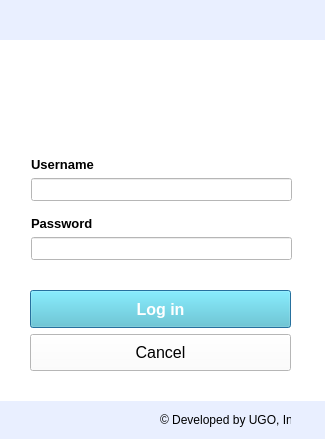
<?xml version="1.0" encoding="UTF-8"?>
<ui version="4.0">
 <class>dlgLogin</class>
 <widget class="QDialog" name="dlgLogin">
  <property name="windowModality">
   <enum>Qt::NonModal</enum>
  </property>
  <property name="geometry">
   <rect>
    <x>0</x>
    <y>0</y>
    <width>325</width>
    <height>439</height>
   </rect>
  </property>
  <property name="palette">
   <palette>
    <active>
     <colorrole role="Base">
      <brush brushstyle="SolidPattern">
       <color alpha="255">
        <red>255</red>
        <green>255</green>
        <blue>255</blue>
       </color>
      </brush>
     </colorrole>
     <colorrole role="Window">
      <brush brushstyle="SolidPattern">
       <color alpha="255">
        <red>255</red>
        <green>255</green>
        <blue>255</blue>
       </color>
      </brush>
     </colorrole>
     <colorrole role="Highlight">
      <brush brushstyle="SolidPattern">
       <color alpha="255">
        <red>59</red>
        <green>190</green>
        <blue>205</blue>
       </color>
      </brush>
     </colorrole>
    </active>
    <inactive>
     <colorrole role="Base">
      <brush brushstyle="SolidPattern">
       <color alpha="255">
        <red>255</red>
        <green>255</green>
        <blue>255</blue>
       </color>
      </brush>
     </colorrole>
     <colorrole role="Window">
      <brush brushstyle="SolidPattern">
       <color alpha="255">
        <red>255</red>
        <green>255</green>
        <blue>255</blue>
       </color>
      </brush>
     </colorrole>
     <colorrole role="Highlight">
      <brush brushstyle="SolidPattern">
       <color alpha="255">
        <red>59</red>
        <green>190</green>
        <blue>205</blue>
       </color>
      </brush>
     </colorrole>
    </inactive>
    <disabled>
     <colorrole role="Base">
      <brush brushstyle="SolidPattern">
       <color alpha="255">
        <red>255</red>
        <green>255</green>
        <blue>255</blue>
       </color>
      </brush>
     </colorrole>
     <colorrole role="Window">
      <brush brushstyle="SolidPattern">
       <color alpha="255">
        <red>255</red>
        <green>255</green>
        <blue>255</blue>
       </color>
      </brush>
     </colorrole>
     <colorrole role="Highlight">
      <brush brushstyle="SolidPattern">
       <color alpha="255">
        <red>51</red>
        <green>153</green>
        <blue>255</blue>
       </color>
      </brush>
     </colorrole>
    </disabled>
   </palette>
  </property>
  <property name="windowTitle">
   <string>Log in</string>
  </property>
  <property name="windowIcon">
   <iconset>
    <normaloff>images/logo-blue.png</normaloff>images/logo-blue.png</iconset>
  </property>
  <widget class="QWidget" name="widget" native="true">
   <property name="geometry">
    <rect>
     <x>-10</x>
     <y>0</y>
     <width>341</width>
     <height>451</height>
    </rect>
   </property>
   <property name="styleSheet">
    <string notr="true">background-color: rgb(233, 239, 255);</string>
   </property>
   <widget class="QWidget" name="widget_2" native="true">
    <property name="geometry">
     <rect>
      <x>0</x>
      <y>40</y>
      <width>341</width>
      <height>361</height>
     </rect>
    </property>
    <property name="styleSheet">
     <string notr="true">background-color: rgb(255, 255, 255);</string>
    </property>
    <widget class="QLabel" name="label">
     <property name="geometry">
      <rect>
       <x>110</x>
       <y>-10</y>
       <width>121</width>
       <height>121</height>
      </rect>
     </property>
     <property name="text">
      <string/>
     </property>
     <property name="pixmap">
      <pixmap>images/icon-testing_full.png</pixmap>
     </property>
     <property name="scaledContents">
      <bool>true</bool>
     </property>
    </widget>
    <widget class="QWidget" name="layoutWidget">
     <property name="geometry">
      <rect>
       <x>41</x>
       <y>117</y>
       <width>261</width>
       <height>112</height>
      </rect>
     </property>
     <layout class="QVBoxLayout" name="verticalLayout_3">
      <item>
       <layout class="QVBoxLayout" name="verticalLayout_2">
        <item>
         <widget class="QLabel" name="lblUsernameLogin">
          <property name="font">
           <font>
            <pointsize>10</pointsize>
            <weight>75</weight>
            <bold>true</bold>
           </font>
          </property>
          <property name="text">
           <string>Username</string>
          </property>
         </widget>
        </item>
        <item>
         <widget class="QLineEdit" name="txtEditUsername">
          <property name="enabled">
           <bool>true</bool>
          </property>
          <property name="palette">
           <palette>
            <active>
             <colorrole role="WindowText">
              <brush brushstyle="SolidPattern">
               <color alpha="255">
                <red>59</red>
                <green>190</green>
                <blue>205</blue>
               </color>
              </brush>
             </colorrole>
             <colorrole role="Button">
              <brush brushstyle="SolidPattern">
               <color alpha="255">
                <red>255</red>
                <green>255</green>
                <blue>255</blue>
               </color>
              </brush>
             </colorrole>
             <colorrole role="Base">
              <brush brushstyle="SolidPattern">
               <color alpha="255">
                <red>255</red>
                <green>255</green>
                <blue>255</blue>
               </color>
              </brush>
             </colorrole>
             <colorrole role="Window">
              <brush brushstyle="SolidPattern">
               <color alpha="255">
                <red>255</red>
                <green>255</green>
                <blue>255</blue>
               </color>
              </brush>
             </colorrole>
            </active>
            <inactive>
             <colorrole role="WindowText">
              <brush brushstyle="SolidPattern">
               <color alpha="255">
                <red>59</red>
                <green>190</green>
                <blue>205</blue>
               </color>
              </brush>
             </colorrole>
             <colorrole role="Button">
              <brush brushstyle="SolidPattern">
               <color alpha="255">
                <red>255</red>
                <green>255</green>
                <blue>255</blue>
               </color>
              </brush>
             </colorrole>
             <colorrole role="Base">
              <brush brushstyle="SolidPattern">
               <color alpha="255">
                <red>255</red>
                <green>255</green>
                <blue>255</blue>
               </color>
              </brush>
             </colorrole>
             <colorrole role="Window">
              <brush brushstyle="SolidPattern">
               <color alpha="255">
                <red>255</red>
                <green>255</green>
                <blue>255</blue>
               </color>
              </brush>
             </colorrole>
            </inactive>
            <disabled>
             <colorrole role="WindowText">
              <brush brushstyle="SolidPattern">
               <color alpha="255">
                <red>120</red>
                <green>120</green>
                <blue>120</blue>
               </color>
              </brush>
             </colorrole>
             <colorrole role="Button">
              <brush brushstyle="SolidPattern">
               <color alpha="255">
                <red>255</red>
                <green>255</green>
                <blue>255</blue>
               </color>
              </brush>
             </colorrole>
             <colorrole role="Base">
              <brush brushstyle="SolidPattern">
               <color alpha="255">
                <red>255</red>
                <green>255</green>
                <blue>255</blue>
               </color>
              </brush>
             </colorrole>
             <colorrole role="Window">
              <brush brushstyle="SolidPattern">
               <color alpha="255">
                <red>255</red>
                <green>255</green>
                <blue>255</blue>
               </color>
              </brush>
             </colorrole>
            </disabled>
           </palette>
          </property>
          <property name="font">
           <font>
            <pointsize>10</pointsize>
           </font>
          </property>
          <property name="styleSheet">
           <string notr="true">border-color: rgb(85, 85, 255);</string>
          </property>
         </widget>
        </item>
        <item>
         <spacer name="verticalSpacer_2">
          <property name="orientation">
           <enum>Qt::Vertical</enum>
          </property>
          <property name="sizeHint" stdset="0">
           <size>
            <width>20</width>
            <height>40</height>
           </size>
          </property>
         </spacer>
        </item>
       </layout>
      </item>
      <item>
       <layout class="QVBoxLayout" name="verticalLayout">
        <item>
         <widget class="QLabel" name="lblPasswordLogin">
          <property name="font">
           <font>
            <pointsize>10</pointsize>
            <weight>75</weight>
            <bold>true</bold>
           </font>
          </property>
          <property name="text">
           <string>Password</string>
          </property>
         </widget>
        </item>
        <item>
         <widget class="QLineEdit" name="txtEditPassword">
          <property name="font">
           <font>
            <pointsize>10</pointsize>
           </font>
          </property>
          <property name="echoMode">
           <enum>QLineEdit::Password</enum>
          </property>
         </widget>
        </item>
        <item>
         <spacer name="verticalSpacer">
          <property name="orientation">
           <enum>Qt::Vertical</enum>
          </property>
          <property name="sizeHint" stdset="0">
           <size>
            <width>20</width>
            <height>40</height>
           </size>
          </property>
         </spacer>
        </item>
       </layout>
      </item>
     </layout>
    </widget>
    <widget class="QWidget" name="layoutWidget_2">
     <property name="geometry">
      <rect>
       <x>40</x>
       <y>250</y>
       <width>261</width>
       <height>81</height>
      </rect>
     </property>
     <layout class="QVBoxLayout" name="verticalLayout_4">
      <item>
       <widget class="QPushButton" name="btnLogin">
        <property name="enabled">
         <bool>true</bool>
        </property>
        <property name="sizePolicy">
         <sizepolicy hsizetype="Minimum" vsizetype="Minimum">
          <horstretch>0</horstretch>
          <verstretch>0</verstretch>
         </sizepolicy>
        </property>
        <property name="sizeIncrement">
         <size>
          <width>0</width>
          <height>0</height>
         </size>
        </property>
        <property name="font">
         <font>
          <family>MS Shell Dlg 2</family>
          <pointsize>12</pointsize>
          <weight>75</weight>
          <italic>false</italic>
          <bold>true</bold>
         </font>
        </property>
        <property name="focusPolicy">
         <enum>Qt::StrongFocus</enum>
        </property>
        <property name="styleSheet">
         <string notr="true">color: white;
background-color: rgb(87, 199, 212);


</string>
        </property>
        <property name="text">
         <string>Log in</string>
        </property>
        <property name="autoDefault">
         <bool>true</bool>
        </property>
        <property name="default">
         <bool>false</bool>
        </property>
        <property name="flat">
         <bool>false</bool>
        </property>
       </widget>
      </item>
      <item>
       <widget class="QPushButton" name="btnCancelLogin">
        <property name="sizePolicy">
         <sizepolicy hsizetype="Minimum" vsizetype="Minimum">
          <horstretch>0</horstretch>
          <verstretch>0</verstretch>
         </sizepolicy>
        </property>
        <property name="font">
         <font>
          <family>MS Shell Dlg 2</family>
          <pointsize>12</pointsize>
          <weight>50</weight>
          <italic>false</italic>
          <bold>false</bold>
         </font>
        </property>
        <property name="styleSheet">
         <string notr="true"/>
        </property>
        <property name="text">
         <string>Cancel</string>
        </property>
       </widget>
      </item>
     </layout>
    </widget>
    <zorder>layoutWidget</zorder>
    <zorder>layoutWidget_2</zorder>
    <zorder>label</zorder>
   </widget>
   <widget class="QLabel" name="label_2">
    <property name="geometry">
     <rect>
      <x>170</x>
      <y>410</y>
      <width>131</width>
      <height>20</height>
     </rect>
    </property>
    <property name="text">
     <string>© Developed by UGO, Inc.</string>
    </property>
   </widget>
  </widget>
 </widget>
 <resources/>
 <connections/>
</ui>
